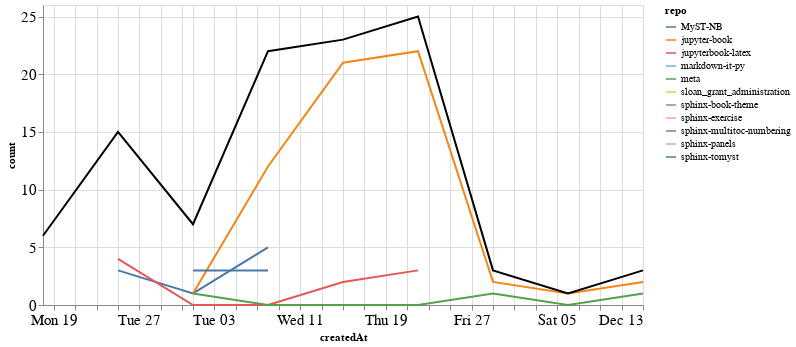

Write notebook code for a chart like this one.
### Markdown cell above
### Comments

### Code cell
comments_time = comments.groupby('repo').resample('W', on='createdAt').count()['author'].reset_index()
comments_time = comments_time.rename(columns={'author': 'count'})
comments_time_total = comments_time.groupby('createdAt').agg({"count": "sum"}).reset_index()
ch1 = alt.Chart(comments_time, width=600).mark_line().encode(
    x='createdAt',
    y='count',
    color='repo',
    tooltip="repo"
)

ch2 = alt.Chart(comments_time_total, width=600).mark_line(color="black").encode(
    x='createdAt',
    y='count',
)

ch1 + ch2

### Figure 1 — Vega-Lite specification as saved in the notebook (floating-point values rounded to 4 significant figures)
{"config": {"axisLeft": {"labelFontSize": 15}, "axisBottom": {"labelFontSize": 15}}, "layer": [{"data": {"name": "data-abbffd6f20d90c085d0f1282437badd5"}, "mark": "line", "encoding": {"color": {"type": "nominal", "field": "repo"}, "tooltip": {"type": "nominal", "field": "repo"}, "x": {"type": "temporal", "field": "createdAt"}, "y": {"type": "quantitative", "field": "count"}}, "width": 600}, {"data": {"name": "data-b147d8100d433d6fb31d4cd7ffb49ddf"}, "mark": {"type": "line", "color": "black"}, "encoding": {"x": {"type": "temporal", "field": "createdAt"}, "y": {"type": "quantitative", "field": "count"}}, "width": 600}], "$schema": "https://vega.github.io/schema/vega-lite/v4.8.1.json", "datasets": {"data-abbffd6f20d90c085d0f1282437badd5": [{"repo": "MyST-NB", "createdAt": "2020-10-25T00:00:00", "count": 3}, {"repo": "MyST-NB", "createdAt": "2020-11-01T00:00:00", "count": 1}, {"repo": "MyST-NB", "createdAt": "2020-11-08T00:00:00", "count": 5}, {"repo": "jupyter-book", "createdAt": "2020-11-01T00:00:00", "count": 1}, {"repo": "jupyter-book", "createdAt": "2020-11-08T00:00:00", "count": 12}, {"repo": "jupyter-book", "createdAt": "2020-11-15T00:00:00", "count": 21}, {"repo": "jupyter-book", "createdAt": "2020-11-22T00:00:00", "count": 22}, {"repo": "jupyter-book", "createdAt": "2020-11-29T00:00:00", "count": 2}, {"repo": "jupyter-book", "createdAt": "2020-12-06T00:00:00", "count": 1}, {"repo": "jupyter-book", "createdAt": "2020-12-13T00:00:00", "count": 2}, {"repo": "jupyterbook-latex", "createdAt": "2020-10-25T00:00:00", "count": 4}, {"repo": "jupyterbook-latex", "createdAt": "2020-11-01T00:00:00", "count": 0}, {"repo": "jupyterbook-latex", "createdAt": "2020-11-08T00:00:00", "count": 0}, {"repo": "jupyterbook-latex", "createdAt": "2020-11-15T00:00:00", "count": 2}, {"repo": "jupyterbook-latex", "createdAt": "2020-11-22T00:00:00", "count": 3}, {"repo": "markdown-it-py", "createdAt": "2020-10-25T00:00:00", "count": 8}, {"repo": "meta", "createdAt": "2020-11-01T00:00:00", "count": 1}, {"repo": "meta", "createdAt": "2020-11-08T00:00:00", "count": 0}, {"repo": "meta", "createdAt": "2020-11-15T00:00:00", "count": 0}, {"repo": "meta", "createdAt": "2020-11-22T00:00:00", "count": 0}, {"repo": "meta", "createdAt": "2020-11-29T00:00:00", "count": 1}, {"repo": "meta", "createdAt": "2020-12-06T00:00:00", "count": 0}, {"repo": "meta", "createdAt": "2020-12-13T00:00:00", "count": 1}, {"repo": "sloan_grant_administration", "createdAt": "2020-10-18T00:00:00", "count": 2}, {"repo": "sphinx-book-theme", "createdAt": "2020-11-08T00:00:00", "count": 2}, {"repo": "sphinx-exercise", "createdAt": "2020-10-18T00:00:00", "count": 1}, {"repo": "sphinx-multitoc-numbering", "createdAt": "2020-11-01T00:00:00", "count": 1}, {"repo": "sphinx-panels", "createdAt": "2020-10-18T00:00:00", "count": 3}, {"repo": "sphinx-tomyst", "createdAt": "2020-11-01T00:00:00", "count": 3}, {"repo": "sphinx-tomyst", "createdAt": "2020-11-08T00:00:00", "count": 3}], "data-b147d8100d433d6fb31d4cd7ffb49ddf": [{"createdAt": "2020-10-18T00:00:00", "count": 6}, {"createdAt": "2020-10-25T00:00:00", "count": 15}, {"createdAt": "2020-11-01T00:00:00", "count": 7}, {"createdAt": "2020-11-08T00:00:00", "count": 22}, {"createdAt": "2020-11-15T00:00:00", "count": 23}, {"createdAt": "2020-11-22T00:00:00", "count": 25}, {"createdAt": "2020-11-29T00:00:00", "count": 3}, {"createdAt": "2020-12-06T00:00:00", "count": 1}, {"createdAt": "2020-12-13T00:00:00", "count": 3}]}}
